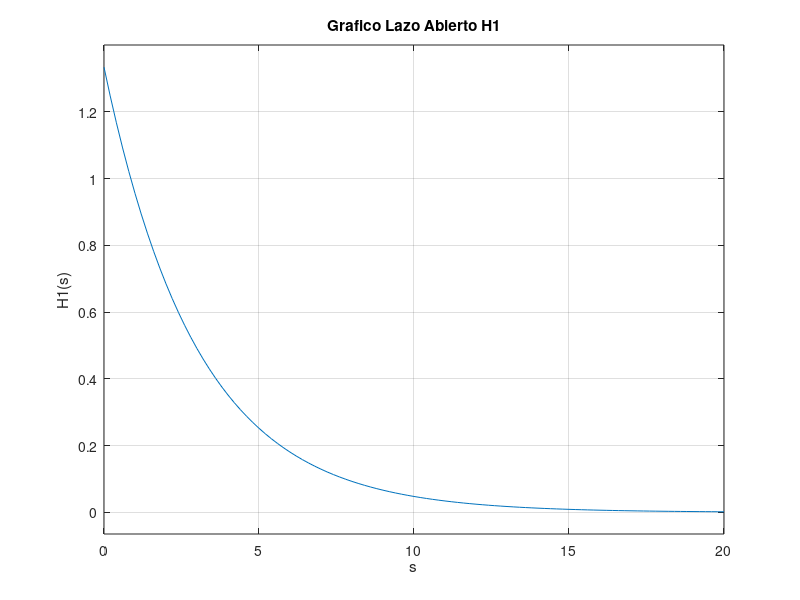
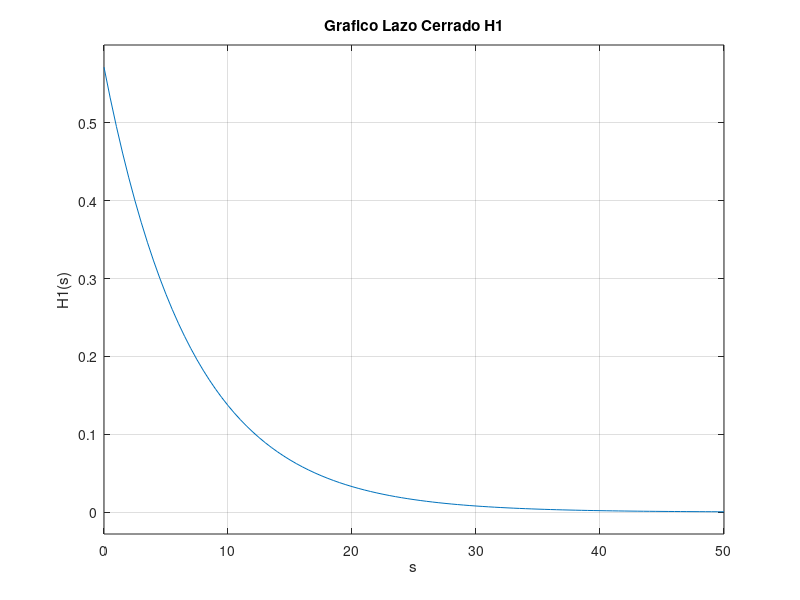
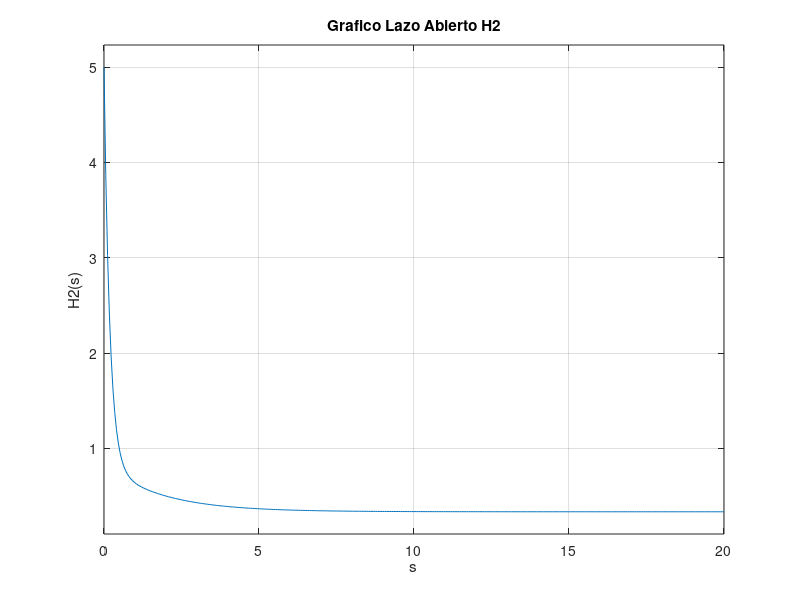
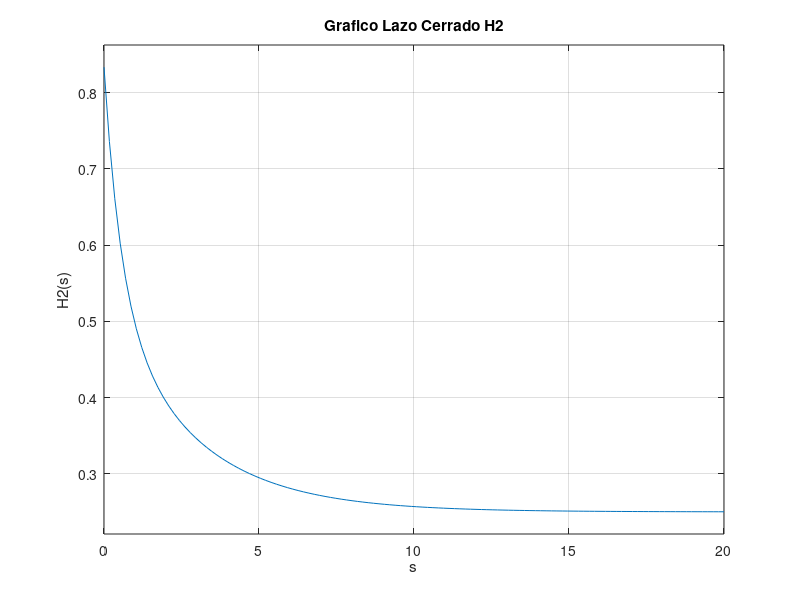

MATLAB code to generate these figures, in order:
% Parte 1

% Parámetro "s"
s = tf("s");

% Función de transferencia H1
% Desarrollo en el cuaderno
H1 = (4*s)/(3*s + 1);

% Lazo abierto para H1 es:
lazo_abierto_h1 = H1;   % u(s) -> H1 -> y(s)

% Para obtener el lazo cerrado, se requiere una retroalimentación con 
% H = H1/(1 + H1)
% Lazo cerrado para H1 es:
lazo_cerrado_h1 = feedback(H1, 1);

% Ceros H1
ceros_lazo_abierto_h1 = zero(lazo_abierto_h1);
ceros_lazo_cerrado_h1 = zero(lazo_cerrado_h1);

% Polos H1
polos_lazo_abierto_h1 = pole(lazo_abierto_h1);
polos_lazo_cerrado_h1 = pole(lazo_cerrado_h1);

% Grafico Lazo Abierto H1
figure(1);
step(lazo_abierto_h1);
title("Grafico Lazo Abierto H1");
grid("on");
xlabel("s");
ylabel("H1(s)");

% Grafico Lazo Cerrado H1
figure(2);
step(lazo_cerrado_h1);
title("Grafico Lazo Cerrado H1");
grid("on");
xlabel("s");
ylabel("H1(s)");

% Función de transferencia H2
H2 = (5*s^2 + 7*s + 1)/(s^2 + 6*s + 3);

% Lazo abierto para H2 es:
lazo_abierto_h2 = H2;

% Para obtener el lazo cerrado, se requiere una retroalimentación con
% H = H2/(1 + H2)
% Lazo cerrado para H2 es:
lazo_cerrado_h2 = feedback(H2, 1);

% Ceros H2
ceros_lazo_abierto_h2 = zero(lazo_abierto_h2);
ceros_lazo_cerrado_h2 = zero(lazo_cerrado_h2);

% Polos H2
polos_lazo_abierto_h2 = pole(lazo_abierto_h2);
polos_lazo_cerrado_h2 = pole(lazo_cerrado_h2);

% Grafico Lazo Abierto H2
figure(3);
step(lazo_abierto_h2);
title("Grafico Lazo Abierto H2");
grid("on");
xlabel("s");
ylabel("H2(s)");

% Grafico Lazo Cerrado H2
figure(4);
step(lazo_cerrado_h2);
title("Grafico Lazo Cerrado H2");
grid("on");
xlabel("s");
ylabel("H2(s)");

